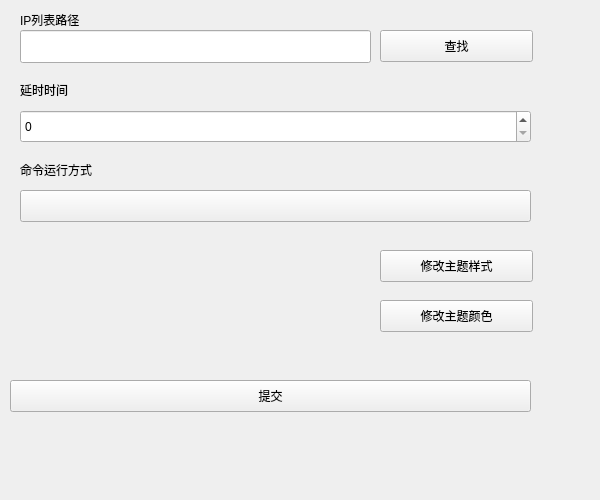
<?xml version="1.0" encoding="UTF-8"?>
<ui version="4.0">
    <class>Form_Setting</class>
    <widget class="QWidget" name="Form_Setting">
        <property name="geometry">
            <rect>
                <x>0</x>
                <y>0</y>
                <width>600</width>
                <height>500</height>
            </rect>
        </property>
        <property name="windowTitle">
            <string>Form</string>
        </property>
        <widget class="PrimaryPushButton" name="Button_get_path">
            <property name="geometry">
                <rect>
                    <x>380</x>
                    <y>30</y>
                    <width>153</width>
                    <height>32</height>
                </rect>
            </property>
            <property name="text">
                <string>查找</string>
            </property>
        </widget>
        <widget class="LineEdit" name="LineEdit_path">
            <property name="geometry">
                <rect>
                    <x>20</x>
                    <y>30</y>
                    <width>351</width>
                    <height>33</height>
                </rect>
            </property>
            <property name="focusPolicy">
                <enum>Qt::NoFocus</enum>
            </property>
            <property name="echoMode">
                <enum>QLineEdit::Normal</enum>
            </property>
        </widget>
        <widget class="BodyLabel" name="BodyLabel">
            <property name="geometry">
                <rect>
                    <x>20</x>
                    <y>10</y>
                    <width>91</width>
                    <height>19</height>
                </rect>
            </property>
            <property name="text">
                <string>IP列表路径</string>
            </property>
        </widget>
        <widget class="BodyLabel" name="BodyLabel_2">
            <property name="geometry">
                <rect>
                    <x>20</x>
                    <y>80</y>
                    <width>63</width>
                    <height>19</height>
                </rect>
            </property>
            <property name="text">
                <string>延时时间</string>
            </property>
        </widget>
        <widget class="SpinBox" name="SpinBox_time">
            <property name="geometry">
                <rect>
                    <x>20</x>
                    <y>110</y>
                    <width>511</width>
                    <height>33</height>
                </rect>
            </property>
        </widget>
        <widget class="PrimaryPushButton" name="Button_submit">
            <property name="geometry">
                <rect>
                    <x>10</x>
                    <y>380</y>
                    <width>521</width>
                    <height>32</height>
                </rect>
            </property>
            <property name="text">
                <string>提交</string>
            </property>
        </widget>
        <widget class="BodyLabel" name="BodyLabel_3">
            <property name="geometry">
                <rect>
                    <x>20</x>
                    <y>160</y>
                    <width>91</width>
                    <height>19</height>
                </rect>
            </property>
            <property name="text">
                <string>命令运行方式</string>
            </property>
        </widget>
        <widget class="ComboBox" name="ComboBox_run_type">
            <property name="geometry">
                <rect>
                    <x>20</x>
                    <y>190</y>
                    <width>511</width>
                    <height>32</height>
                </rect>
            </property>
        </widget>
        <widget class="PrimaryPushButton" name="Button_setTheme">
            <property name="geometry">
                <rect>
                    <x>380</x>
                    <y>250</y>
                    <width>153</width>
                    <height>32</height>
                </rect>
            </property>
            <property name="text">
                <string>修改主题样式</string>
            </property>
        </widget>
        <widget class="PrimaryPushButton" name="Button_setThemeColor">
            <property name="geometry">
                <rect>
                    <x>380</x>
                    <y>300</y>
                    <width>153</width>
                    <height>32</height>
                </rect>
            </property>
            <property name="text">
                <string>修改主题颜色</string>
            </property>
        </widget>
    </widget>
    <customwidgets>
        <customwidget>
            <class>ComboBox</class>
            <extends>QPushButton</extends>
            <header>qfluentwidgets</header>
        </customwidget>
        <customwidget>
            <class>PushButton</class>
            <extends>QPushButton</extends>
            <header>qfluentwidgets</header>
        </customwidget>
        <customwidget>
            <class>PrimaryPushButton</class>
            <extends>PushButton</extends>
            <header>qfluentwidgets</header>
        </customwidget>
        <customwidget>
            <class>BodyLabel</class>
            <extends>QLabel</extends>
            <header>qfluentwidgets</header>
        </customwidget>
        <customwidget>
            <class>LineEdit</class>
            <extends>QLineEdit</extends>
            <header>qfluentwidgets</header>
        </customwidget>
        <customwidget>
            <class>SpinBox</class>
            <extends>QSpinBox</extends>
            <header>qfluentwidgets</header>
        </customwidget>
    </customwidgets>
    <resources/>
    <connections/>
</ui>
